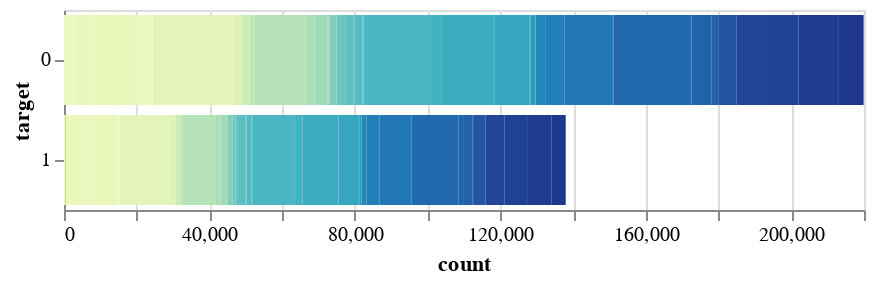

Notebook code cell kept with this figure:
### Code cell
hist2 = alt.Chart(fig_data).mark_bar().encode(
    x='count',
    y='target',
    color = alt.Color('label_var',scale=alt.Scale(scheme="yellowgreenblue"),legend=None),
    tooltip=[alt.Tooltip("target", title="target"),
            alt.Tooltip("label_var", title="label_var"),
            alt.Tooltip("demo", title="demo")]  
).add_selection(
     selection
 ).transform_filter(
   selection
).properties(width=400, height=100)
hist2

### Figure 1 — Vega-Lite specification as saved in the notebook (floating-point values rounded to 4 significant figures; data arrays with more than 128 entries replaced by an {"elided": "..."} marker saying what was removed)
{"config": {"view": {"continuousWidth": 400, "continuousHeight": 300}}, "data": {"name": "data-a29a14549866e068b76c2b46417b3bee"}, "mark": "bar", "encoding": {"color": {"field": "label_var", "legend": null, "scale": {"scheme": "yellowgreenblue"}, "type": "nominal"}, "tooltip": [{"field": "target", "title": "target", "type": "nominal"}, {"field": "label_var", "title": "label_var", "type": "nominal"}, {"field": "demo", "title": "demo", "type": "nominal"}], "x": {"field": "count", "type": "quantitative"}, "y": {"field": "target", "type": "nominal"}}, "height": 100, "selection": {"selector005": {"type": "multi", "fields": ["demo", "label_var"]}}, "transform": [{"filter": {"selection": "selector005"}}], "width": 400, "$schema": "https://vega.github.io/schema/vega-lite/v4.17.0.json", "datasets": {"data-a29a14549866e068b76c2b46417b3bee": {"elided": "135 records"}}}
